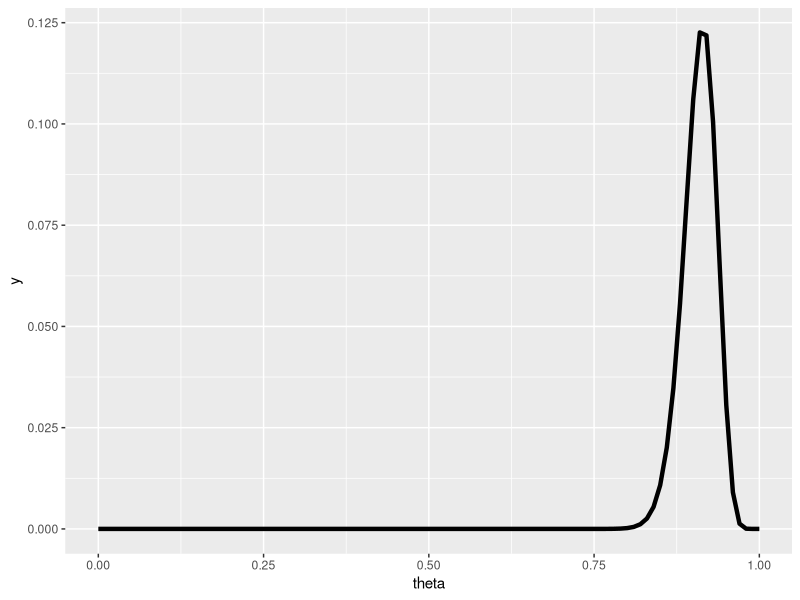
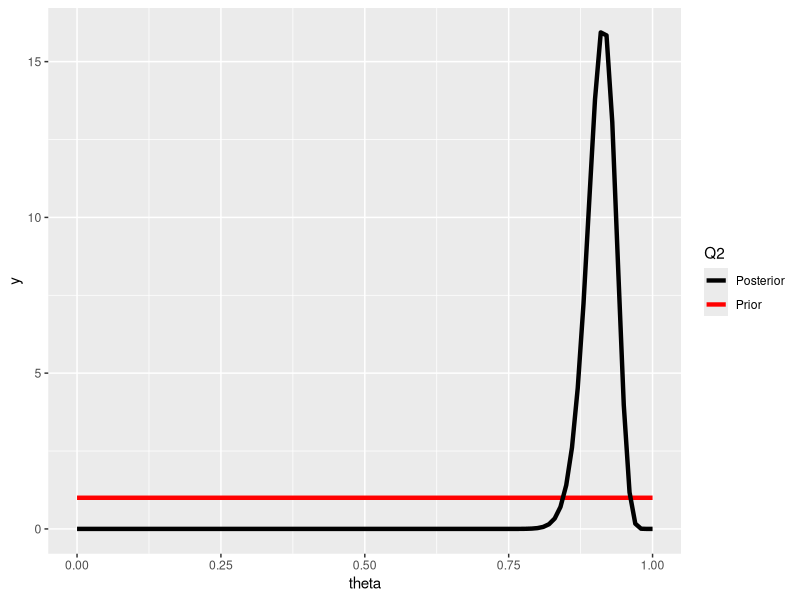
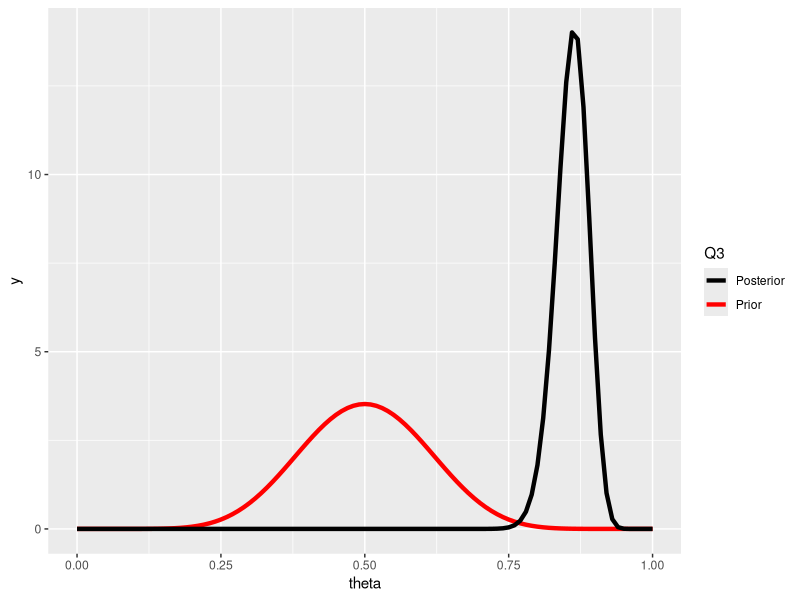

Write R code to recreate these figures, in order.
## ---- chunk 1
n = 129
thetaHat = 118/129
var = (n / (thetaHat*(1-thetaHat)))^-1
var
## ---- chunk 2
thetaHat + c(-1, 1)*1.96*sqrt(var)
## ---- chunk 3
y=118
n=129
c(qbeta(0.025,y+1,n-y+1), qbeta(0.975,y+1,n-y+1))
## ---- chunk 4
library(ggplot2)
theta = seq(0,1,by=0.01)
df<-data.frame(theta)

likelihood = function(theta){
  n = 129
  y = 118
  choose(n,y)*(theta^y)*(1-theta)^(n-y)
}
# Likelihood
ggplot(df, aes(x=theta)) + stat_function(fun=likelihood, lwd=1.5)
#Q2
ggplot(df, aes(x=theta)) + stat_function(fun=dbeta, args = c(1,1), lwd=1.5, 
                                     aes(colour = "Prior")) +
  stat_function(fun=dbeta, args = c(y+1,n-y+1), lwd=1.5, aes(colour = "Posterior"))+scale_colour_manual("Q2",values = c("black", "red"))
#Q3
ggplot(df, aes(x=theta)) + stat_function(fun=dbeta, args = c(10,10), lwd=1.5, 
                                     aes(colour = "Prior")) + 
  stat_function(fun=dbeta, args = c(y+10,n-y+10), lwd=1.5, aes(colour = "Posterior"))+scale_colour_manual("Q3",values = c("black", "red"))
